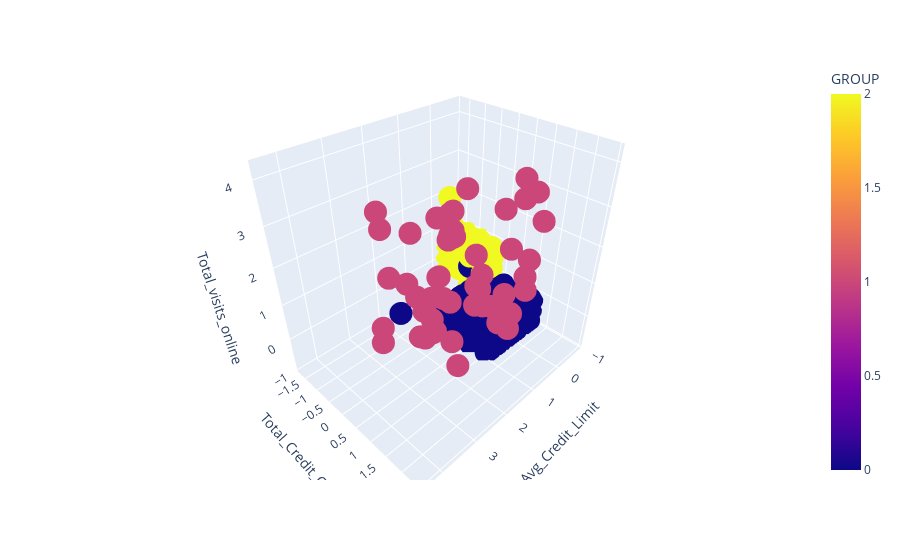

The code cell stored with this chart in its notebook:
### Code cell
import plotly.express as px
df = px.data.iris()
fig = px.scatter_3d(custDataScaled_hc, x='Avg_Credit_Limit', y='Total_Credit_Cards', z='Total_visits_online',color='GROUP')
fig.show()

### Figure 1 — Plotly figure (JSON) as saved in the notebook; plotly's stock layout.template omitted (floating-point values rounded to 4 significant figures; data arrays with more than 128 entries replaced by an {"elided": "..."} marker saying what was removed)
{"data": [{"hovertemplate": "Avg_Credit_Limit=%{x}<br>Total_Credit_Cards=%{y}<br>Total_visits_online=%{z}<br>GROUP=%{marker.color}<extra></extra>", "legendgroup": "", "marker": {"color": {"elided": "660 int values"}, "coloraxis": "coloraxis", "symbol": "circle"}, "mode": "markers", "name": "", "scene": "scene", "showlegend": false, "type": "scatter3d", "x": {"elided": "660 float values"}, "y": {"elided": "660 float values"}, "z": {"elided": "660 float values"}}], "layout": {"coloraxis": {"colorbar": {"title": {"text": "GROUP"}}, "colorscale": [[0, "#0d0887"], [0.1111, "#46039f"], [0.2222, "#7201a8"], [0.3333, "#9c179e"], [0.4444, "#bd3786"], [0.5556, "#d8576b"], [0.6667, "#ed7953"], [0.7778, "#fb9f3a"], [0.8889, "#fdca26"], [1, "#f0f921"]]}, "legend": {"tracegroupgap": 0}, "margin": {"t": 60}, "scene": {"domain": {"x": [0, 1], "y": [0, 1]}, "xaxis": {"title": {"text": "Avg_Credit_Limit"}}, "yaxis": {"title": {"text": "Total_Credit_Cards"}}, "zaxis": {"title": {"text": "Total_visits_online"}}}}}
